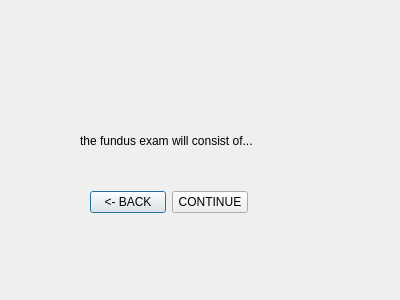
<?xml version="1.0" encoding="UTF-8"?>
<ui version="4.0">
 <class>fundusdescr</class>
 <widget class="QDialog" name="fundusdescr">
  <property name="geometry">
   <rect>
    <x>0</x>
    <y>0</y>
    <width>400</width>
    <height>300</height>
   </rect>
  </property>
  <property name="windowTitle">
   <string>Dialog</string>
  </property>
  <widget class="QLabel" name="label">
   <property name="geometry">
    <rect>
     <x>80</x>
     <y>120</y>
     <width>251</width>
     <height>41</height>
    </rect>
   </property>
   <property name="text">
    <string>the fundus exam will consist of...</string>
   </property>
  </widget>
  <widget class="QWidget" name="">
   <property name="geometry">
    <rect>
     <x>90</x>
     <y>190</y>
     <width>158</width>
     <height>25</height>
    </rect>
   </property>
   <layout class="QHBoxLayout" name="horizontalLayout">
    <item>
     <widget class="QPushButton" name="fundesbackButton">
      <property name="text">
       <string>&lt;- BACK</string>
      </property>
     </widget>
    </item>
    <item>
     <widget class="QPushButton" name="fundesconButton">
      <property name="text">
       <string>CONTINUE</string>
      </property>
     </widget>
    </item>
   </layout>
  </widget>
 </widget>
 <resources/>
 <connections/>
</ui>
